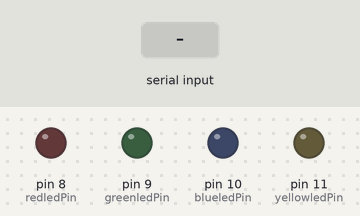
This sketch was run on a simulated Arduino Uno, built with avr-gcc and run on an emulated ATmega328P. Parts: output pins drawn as LEDs (lit = HIGH). The inputs (shaded band) are chosen by the test bench.

Above: at 1.2 s.
1.3 s: "R" received over Serial
At 2.2 s:
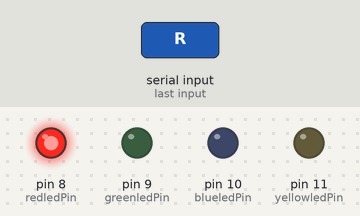
2.8 s: "G" received over Serial
At 3.4 s:
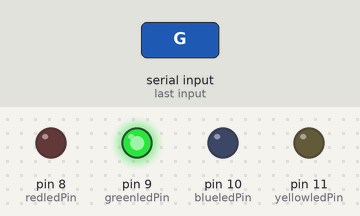
4.3 s: "B" received over Serial
At 5.5 s:
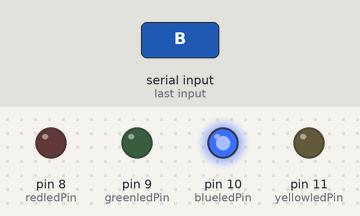
5.8 s: "Y" received over Serial
At 6.9 s:
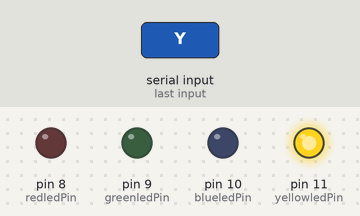
7.3 s: "1" received over Serial
At 8.0 s:
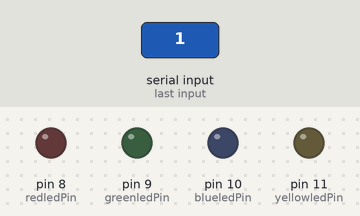
Timing chart, 0 to 9.8 s (numbered marks = the images above; inputs shaded):
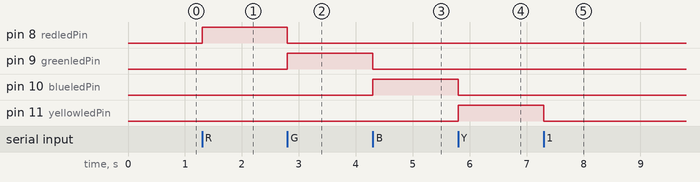

Measured:
- after the input at 1.3 s, pin 8 (redledPin): LOW → HIGH at once
- after the input at 2.8 s, pin 8 (redledPin): HIGH → LOW at once; pin 9 (greenledPin): LOW → HIGH at once
- after the input at 4.3 s, pin 9 (greenledPin): HIGH → LOW at once; pin 10 (blueledPin): LOW → HIGH at once
- after the input at 5.8 s, pin 10 (blueledPin): HIGH → LOW at once; pin 11 (yellowledPin): LOW → HIGH at once
- after the input at 7.3 s, pin 11 (yellowledPin): HIGH → LOW at once

The sketch:

_34_LED_Processing.ino
```cpp
/***********************************************************
File name:  _34_LED_Processing.ino
Description:  Lit LED, let LED blinks.
Website: www.adeept.com
E-mail: support@adeept.com
Exchange learning community: https://www.adeept.com/forum/
Author: Tom
Date: 2019/02/19
***********************************************************/
int redledPin=8;     //definition digital 8 pin to control the LED module
int greenledPin=9;   //definition digital 9 pin to control the LED module
int blueledPin=10;   //definition digital 10 pin to control the LED module
int yellowledPin=11; //definition digital 11 pin to control the LED module
int val;

void setup()
{
    pinMode(redledPin,OUTPUT);      //Set the digital 8 port mode, OUTPUT: Output mode
    pinMode(greenledPin,OUTPUT);    //Set the digital 9 port mode, OUTPUT: Output mode
    pinMode(blueledPin,OUTPUT);     //Set the digital 10 port mode, OUTPUT: Output mode
    pinMode(yellowledPin,OUTPUT);   //Set the digital 11 port mode, OUTPUT: Output mode
    Serial.begin(9600);            // Start the serial port, baud rate to 9600
}
void loop()
{
   if(Serial.available()){ //Detect whether the serial data
      val = Serial.read(); //Read back the data stored in the val
    }
   if(val == 'R'){ //Analyzing the data read is not 'R'
      digitalWrite(redledPin,HIGH); //Red led on
    }else{
      digitalWrite(redledPin,LOW);  //Red led off
    }
    if(val == 'G'){//Analyzing the data read is not 'G'
       digitalWrite(greenledPin,HIGH); //Green led on
     }else{
       digitalWrite(greenledPin,LOW);  //Green led off
     }
     if(val == 'B'){//Analyzing the data read is not 'B'
       digitalWrite(blueledPin,HIGH);  //Blue led on
     }else{
       digitalWrite(blueledPin,LOW);   //Blue led off
     }
     if(val == 'Y'){//Analyzing the data read is not 'Y'
       digitalWrite(yellowledPin,HIGH); //Yellow led on
     }else{
       digitalWrite(yellowledPin,LOW);  //Yellow led off
     }
}
```
